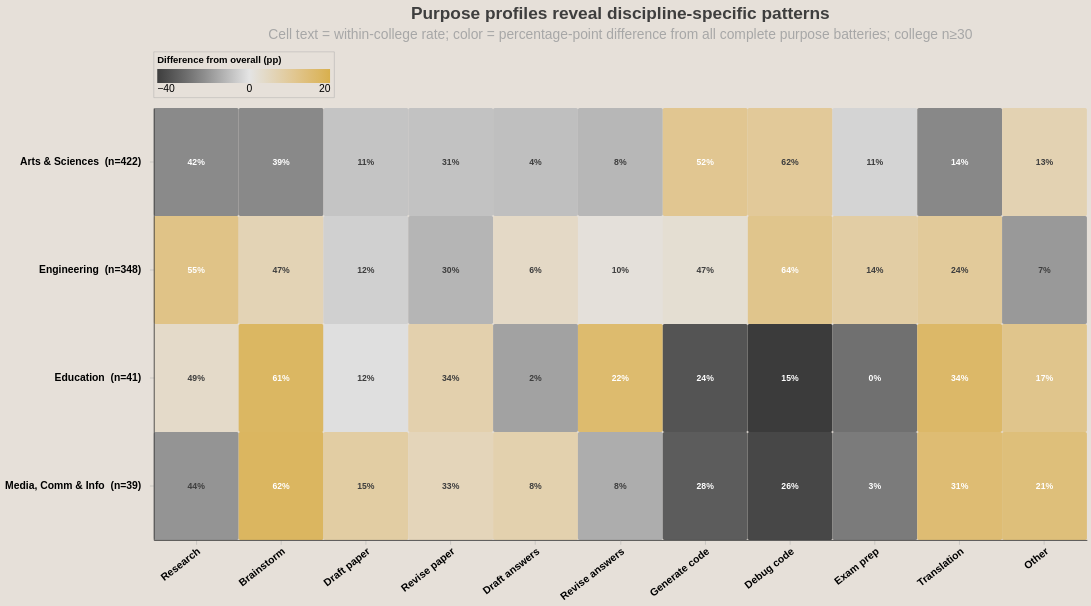

The notebook cell saved with this chart:
### Code cell
# College-by-purpose grid. Display rates and color the percentage-point difference from
# the institution-wide purpose rate. Suppress college bases below 30.
college_bases = purpose_base.groupby("COLLEGE_NAME1").size()
eligible_colleges = college_bases.loc[college_bases.ge(30)].index

college_purpose = (
    purpose_long.loc[purpose_long["COLLEGE_NAME1"].isin(eligible_colleges)]
    .groupby(["COLLEGE_NAME1", "code", "PurposeShort"], observed=True)
    .agg(Selected=("Selected", "sum"), Base=("Selected", "size"))
    .reset_index()
)
college_purpose["Percent"] = 100 * college_purpose["Selected"] / college_purpose["Base"]

institution_purpose = purpose_long.groupby("code", observed=True)["Selected"].mean().mul(100)
college_purpose["Overall"] = college_purpose["code"].map(institution_purpose)
college_purpose["Delta"] = college_purpose["Percent"] - college_purpose["Overall"]
college_purpose["RateLabel"] = college_purpose["Percent"].map(lambda value: f"{value:.0f}%")
college_purpose["College"] = college_purpose["COLLEGE_NAME1"].map(COLLEGE_SHORT)
college_purpose["CollegeLabel"] = college_purpose.apply(
    lambda row: f"{row['College']}  (n={row['Base']:,})", axis=1
)

purpose_short_order = [PURPOSE_SHORT[code] for code in PURPOSE_COLUMNS]
college_order = (
    college_bases.loc[eligible_colleges]
    .sort_values(ascending=False)
    .index.to_series()
    .map(COLLEGE_SHORT)
    .tolist()
)
college_label_order = [
    f"{college}  (n={int(college_bases.loc[name]):,})"
    for name, college in zip(
        college_bases.loc[eligible_colleges].sort_values(ascending=False).index,
        college_order,
    )
]

heatmap = (
    alt.Chart(college_purpose)
    .mark_rect(cornerRadius=2)
    .encode(
        x=alt.X(
            "PurposeShort:N",
            sort=purpose_short_order,
            title=None,
            axis=alt.Axis(labelAngle=-38, labelAlign="right"),
        ),
        y=alt.Y("CollegeLabel:N", sort=college_label_order, title=None),
        color=alt.Color(
            "Delta:Q",
            scale=alt.Scale(
                type="symlog",
                domain=[-40, 25],
                domainMid=0,
                range=[CU_BLACK,  "#E4E4E4",  CU_GOLD],
            ),
            legend=alt.Legend(title="Difference from overall (pp)"),
        ),
        tooltip=[
            alt.Tooltip("College:N"),
            alt.Tooltip("PurposeShort:N", title="Purpose"),
            "Selected:Q",
            "Base:Q",
            alt.Tooltip("Percent:Q", format=".1f", title="College percent"),
            alt.Tooltip("Overall:Q", format=".1f", title="Overall percent"),
            alt.Tooltip("Delta:Q", format="+.1f", title="Difference (pp)"),
        ],
    )
)
heatmap_text = (
    alt.Chart(college_purpose)
    .mark_text(fontSize=10, fontWeight="bold")
    .encode(
        x=alt.X("PurposeShort:N", sort=purpose_short_order),
        y=alt.Y("CollegeLabel:N", sort=college_label_order),
        text="RateLabel:N",
        color=alt.condition(
            "abs(datum.Delta) >= 5",
            alt.value("white"),
            alt.value(CU_BLACK),
        ),
    )
)

college_purpose_chart = style_chart(
    (heatmap + heatmap_text).properties(
        width=1080,
        height=500,
        title=alt.Title(
            "Purpose profiles reveal discipline-specific patterns",
            subtitle="Cell text = within-college rate; color = percentage-point difference from all complete purpose batteries; college n≥30",
        ),
    )
)
college_purpose_chart

### Figure 1 — Vega-Lite specification as saved in the notebook (floating-point values rounded to 4 significant figures)
{"config": {"view": {"continuousWidth": 300, "continuousHeight": 300, "stroke": null}, "axis": {"domain": true, "domainColor": "#3E3E3E", "domainWidth": 1, "gridColor": "#D9D9D9", "gridOpacity": 0.5, "labelFont": "Arial", "labelFontSize": 12, "labelFontWeight": 600, "tickColor": "#A7A7A7", "tickWidth": 0.5, "ticks": true, "titleFont": "Arial", "titleFontSize": 14, "titleFontWeight": "bold"}, "axisX": {"orient": "bottom"}, "axisY": {"labelLimit": 500, "labelPadding": 10, "orient": "left"}, "background": "#E6E0D9", "legend": {"direction": "horizontal", "fillColor": "#E6E0D9", "labelFont": "Arial", "labelFontSize": 12, "offset": 12, "orient": "top", "padding": 4, "strokeColor": "#A7A7A7", "strokeWidth": 0.5, "symbolSize": 150, "title": null}, "title": {"align": "center", "anchor": "middle", "color": "#3E3E3E", "font": "Arial", "fontSize": 20, "fontWeight": "bolder", "frame": "group", "offset": 12, "subtitleColor": "#A7A7A7", "subtitleFont": "Arial", "subtitleFontSize": 16, "subtitlePadding": 6}}, "layer": [{"mark": {"type": "rect", "cornerRadius": 2}, "encoding": {"color": {"field": "Delta", "legend": {"title": "Difference from overall (pp)"}, "scale": {"domain": [-40, 25], "domainMid": 0, "range": ["#3E3E3E", "#E4E4E4", "#D8B04D"], "type": "symlog"}, "type": "quantitative"}, "tooltip": [{"field": "College", "type": "nominal"}, {"field": "PurposeShort", "title": "Purpose", "type": "nominal"}, {"field": "Selected", "type": "quantitative"}, {"field": "Base", "type": "quantitative"}, {"field": "Percent", "format": ".1f", "title": "College percent", "type": "quantitative"}, {"field": "Overall", "format": ".1f", "title": "Overall percent", "type": "quantitative"}, {"field": "Delta", "format": "+.1f", "title": "Difference (pp)", "type": "quantitative"}], "x": {"axis": {"labelAlign": "right", "labelAngle": -38}, "field": "PurposeShort", "sort": ["Research", "Brainstorm", "Draft paper", "Revise paper", "Draft answers", "Revise answers", "Generate code", "Debug code", "Exam prep", "Translation", "Other"], "title": null, "type": "nominal"}, "y": {"field": "CollegeLabel", "sort": ["Arts & Sciences  (n=422)", "Engineering  (n=348)", "Education  (n=41)", "Media, Comm & Info  (n=39)"], "title": null, "type": "nominal"}}}, {"mark": {"type": "text", "fontSize": 10, "fontWeight": "bold"}, "encoding": {"color": {"condition": {"test": "abs(datum.Delta) >= 5", "value": "white"}, "value": "#3E3E3E"}, "text": {"field": "RateLabel", "type": "nominal"}, "x": {"field": "PurposeShort", "sort": ["Research", "Brainstorm", "Draft paper", "Revise paper", "Draft answers", "Revise answers", "Generate code", "Debug code", "Exam prep", "Translation", "Other"], "type": "nominal"}, "y": {"field": "CollegeLabel", "sort": ["Arts & Sciences  (n=422)", "Engineering  (n=348)", "Education  (n=41)", "Media, Comm & Info  (n=39)"], "type": "nominal"}}}], "data": {"name": "data-276c8619dbdf36b248bb2a5314e3f5e4"}, "height": 500, "title": {"text": "Purpose profiles reveal discipline-specific patterns", "subtitle": "Cell text = within-college rate; color = percentage-point difference from all complete purpose batteries; college n≥30"}, "width": 1080, "$schema": "https://vega.github.io/schema/vega-lite/v6.4.1.json", "datasets": {"data-276c8619dbdf36b248bb2a5314e3f5e4": [{"COLLEGE_NAME1": "College of Arts & Sciences", "code": "GS1302_GSGGAI_1", "PurposeShort": "Research", "Selected": 178, "Base": 422, "Percent": 42.18, "Overall": 47.97, "Delta": -5.788, "RateLabel": "42%", "College": "Arts & Sciences", "CollegeLabel": "Arts & Sciences  (n=422)"}, {"COLLEGE_NAME1": "College of Arts & Sciences", "code": "GS1302_GSGGAI_10", "PurposeShort": "Debug code", "Selected": 261, "Base": 422, "Percent": 61.85, "Overall": 57.67, "Delta": 4.173, "RateLabel": "62%", "College": "Arts & Sciences", "CollegeLabel": "Arts & Sciences  (n=422)"}, {"COLLEGE_NAME1": "College of Arts & Sciences", "code": "GS1302_GSGGAI_11", "PurposeShort": "Exam prep", "Selected": 45, "Base": 422, "Percent": 10.66, "Overall": 11.06, "Delta": -0.3974, "RateLabel": "11%", "College": "Arts & Sciences", "CollegeLabel": "Arts & Sciences  (n=422)"}, {"COLLEGE_NAME1": "College of Arts & Sciences", "code": "GS1302_GSGGAI_12", "PurposeShort": "Translation", "Selected": 59, "Base": 422, "Percent": 13.98, "Overall": 20.09, "Delta": -6.109, "RateLabel": "14%", "College": "Arts & Sciences", "CollegeLabel": "Arts & Sciences  (n=422)"}, {"COLLEGE_NAME1": "College of Arts & Sciences", "code": "GS1302_GSGGAI_4", "PurposeShort": "Brainstorm", "Selected": 165, "Base": 422, "Percent": 39.1, "Overall": 45.03, "Delta": -5.934, "RateLabel": "39%", "College": "Arts & Sciences", "CollegeLabel": "Arts & Sciences  (n=422)"}, {"COLLEGE_NAME1": "College of Arts & Sciences", "code": "GS1302_GSGGAI_5", "PurposeShort": "Draft paper", "Selected": 48, "Base": 422, "Percent": 11.37, "Overall": 12.3, "Delta": -0.9281, "RateLabel": "11%", "College": "Arts & Sciences", "CollegeLabel": "Arts & Sciences  (n=422)"}, {"COLLEGE_NAME1": "College of Arts & Sciences", "code": "GS1302_GSGGAI_6", "PurposeShort": "Revise paper", "Selected": 130, "Base": 422, "Percent": 30.81, "Overall": 31.83, "Delta": -1.023, "RateLabel": "31%", "College": "Arts & Sciences", "CollegeLabel": "Arts & Sciences  (n=422)"}, {"COLLEGE_NAME1": "College of Arts & Sciences", "code": "GS1302_GSGGAI_7", "PurposeShort": "Draft answers", "Selected": 18, "Base": 422, "Percent": 4.265, "Overall": 5.418, "Delta": -1.152, "RateLabel": "4%", "College": "Arts & Sciences", "CollegeLabel": "Arts & Sciences  (n=422)"}, {"COLLEGE_NAME1": "College of Arts & Sciences", "code": "GS1302_GSGGAI_8", "PurposeShort": "Revise answers", "Selected": 35, "Base": 422, "Percent": 8.294, "Overall": 9.819, "Delta": -1.526, "RateLabel": "8%", "College": "Arts & Sciences", "CollegeLabel": "Arts & Sciences  (n=422)"}, {"COLLEGE_NAME1": "College of Arts & Sciences", "code": "GS1302_GSGGAI_9", "PurposeShort": "Generate code", "Selected": 220, "Base": 422, "Percent": 52.13, "Overall": 46.95, "Delta": 5.18, "RateLabel": "52%", "College": "Arts & Sciences", "CollegeLabel": "Arts & Sciences  (n=422)"}, {"COLLEGE_NAME1": "College of Arts & Sciences", "code": "GS1302_GSGGAI_999", "PurposeShort": "Other", "Selected": 56, "Base": 422, "Percent": 13.27, "Overall": 11.29, "Delta": 1.983, "RateLabel": "13%", "College": "Arts & Sciences", "CollegeLabel": "Arts & Sciences  (n=422)"}, {"COLLEGE_NAME1": "College of Engr & Applied Sci", "code": "GS1302_GSGGAI_1", "PurposeShort": "Research", "Selected": 190, "Base": 348, "Percent": 54.6, "Overall": 47.97, "Delta": 6.629, "RateLabel": "55%", "College": "Engineering", "CollegeLabel": "Engineering  (n=348)"}, {"COLLEGE_NAME1": "College of Engr & Applied Sci", "code": "GS1302_GSGGAI_10", "PurposeShort": "Debug code", "Selected": 221, "Base": 348, "Percent": 63.51, "Overall": 57.67, "Delta": 5.831, "RateLabel": "64%", "College": "Engineering", "CollegeLabel": "Engineering  (n=348)"}, {"COLLEGE_NAME1": "College of Engr & Applied Sci", "code": "GS1302_GSGGAI_11", "PurposeShort": "Exam prep", "Selected": 49, "Base": 348, "Percent": 14.08, "Overall": 11.06, "Delta": 3.02, "RateLabel": "14%", "College": "Engineering", "CollegeLabel": "Engineering  (n=348)"}, {"COLLEGE_NAME1": "College of Engr & Applied Sci", "code": "GS1302_GSGGAI_12", "PurposeShort": "Translation", "Selected": 84, "Base": 348, "Percent": 24.14, "Overall": 20.09, "Delta": 4.048, "RateLabel": "24%", "College": "Engineering", "CollegeLabel": "Engineering  (n=348)"}, {"COLLEGE_NAME1": "College of Engr & Applied Sci", "code": "GS1302_GSGGAI_4", "PurposeShort": "Brainstorm", "Selected": 163, "Base": 348, "Percent": 46.84, "Overall": 45.03, "Delta": 1.805, "RateLabel": "47%", "College": "Engineering", "CollegeLabel": "Engineering  (n=348)"}, {"COLLEGE_NAME1": "College of Engr & Applied Sci", "code": "GS1302_GSGGAI_5", "PurposeShort": "Draft paper", "Selected": 41, "Base": 348, "Percent": 11.78, "Overall": 12.3, "Delta": -0.5209, "RateLabel": "12%", "College": "Engineering", "CollegeLabel": "Engineering  (n=348)"}, {"COLLEGE_NAME1": "College of Engr & Applied Sci", "code": "GS1302_GSGGAI_6", "PurposeShort": "Revise paper", "Selected": 105, "Base": 348, "Percent": 30.17, "Overall": 31.83, "Delta": -1.656, "RateLabel": "30%", "College": "Engineering", "CollegeLabel": "Engineering  (n=348)"}, {"COLLEGE_NAME1": "College of Engr & Applied Sci", "code": "GS1302_GSGGAI_7", "PurposeShort": "Draft answers", "Selected": 22, "Base": 348, "Percent": 6.322, "Overall": 5.418, "Delta": 0.9042, "RateLabel": "6%", "College": "Engineering", "CollegeLabel": "Engineering  (n=348)"}, {"COLLEGE_NAME1": "College of Engr & Applied Sci", "code": "GS1302_GSGGAI_8", "PurposeShort": "Revise answers", "Selected": 35, "Base": 348, "Percent": 10.06, "Overall": 9.819, "Delta": 0.2381, "RateLabel": "10%", "College": "Engineering", "CollegeLabel": "Engineering  (n=348)"}, {"COLLEGE_NAME1": "College of Engr & Applied Sci", "code": "GS1302_GSGGAI_9", "PurposeShort": "Generate code", "Selected": 165, "Base": 348, "Percent": 47.41, "Overall": 46.95, "Delta": 0.4612, "RateLabel": "47%", "College": "Engineering", "CollegeLabel": "Engineering  (n=348)"}, {"COLLEGE_NAME1": "College of Engr & Applied Sci", "code": "GS1302_GSGGAI_999", "PurposeShort": "Other", "Selected": 26, "Base": 348, "Percent": 7.471, "Overall": 11.29, "Delta": -3.815, "RateLabel": "7%", "College": "Engineering", "CollegeLabel": "Engineering  (n=348)"}, {"COLLEGE_NAME1": "College of Media, Comm & Info", "code": "GS1302_GSGGAI_1", "PurposeShort": "Research", "Selected": 17, "Base": 39, "Percent": 43.59, "Overall": 47.97, "Delta": -4.379, "RateLabel": "44%", "College": "Media, Comm & Info", "CollegeLabel": "Media, Comm & Info  (n=39)"}, {"COLLEGE_NAME1": "College of Media, Comm & Info", "code": "GS1302_GSGGAI_10", "PurposeShort": "Debug code", "Selected": 10, "Base": 39, "Percent": 25.64, "Overall": 57.67, "Delta": -32.03, "RateLabel": "26%", "College": "Media, Comm & Info", "CollegeLabel": "Media, Comm & Info  (n=39)"}, {"COLLEGE_NAME1": "College of Media, Comm & Info", "code": "GS1302_GSGGAI_11", "PurposeShort": "Exam prep", "Selected": 1, "Base": 39, "Percent": 2.564, "Overall": 11.06, "Delta": -8.497, "RateLabel": "3%", "College": "Media, Comm & Info", "CollegeLabel": "Media, Comm & Info  (n=39)"}, {"COLLEGE_NAME1": "College of Media, Comm & Info", "code": "GS1302_GSGGAI_12", "PurposeShort": "Translation", "Selected": 12, "Base": 39, "Percent": 30.77, "Overall": 20.09, "Delta": 10.68, "RateLabel": "31%", "College": "Media, Comm & Info", "CollegeLabel": "Media, Comm & Info  (n=39)"}, {"COLLEGE_NAME1": "College of Media, Comm & Info", "code": "GS1302_GSGGAI_4", "PurposeShort": "Brainstorm", "Selected": 24, "Base": 39, "Percent": 61.54, "Overall": 45.03, "Delta": 16.5, "RateLabel": "62%", "College": "Media, Comm & Info", "CollegeLabel": "Media, Comm & Info  (n=39)"}, {"COLLEGE_NAME1": "College of Media, Comm & Info", "code": "GS1302_GSGGAI_5", "PurposeShort": "Draft paper", "Selected": 6, "Base": 39, "Percent": 15.38, "Overall": 12.3, "Delta": 3.082, "RateLabel": "15%", "College": "Media, Comm & Info", "CollegeLabel": "Media, Comm & Info  (n=39)"}, {"COLLEGE_NAME1": "College of Media, Comm & Info", "code": "GS1302_GSGGAI_6", "PurposeShort": "Revise paper", "Selected": 13, "Base": 39, "Percent": 33.33, "Overall": 31.83, "Delta": 1.505, "RateLabel": "33%", "College": "Media, Comm & Info", "CollegeLabel": "Media, Comm & Info  (n=39)"}, {"COLLEGE_NAME1": "College of Media, Comm & Info", "code": "GS1302_GSGGAI_7", "PurposeShort": "Draft answers", "Selected": 3, "Base": 39, "Percent": 7.692, "Overall": 5.418, "Delta": 2.275, "RateLabel": "8%", "College": "Media, Comm & Info", "CollegeLabel": "Media, Comm & Info  (n=39)"}, {"COLLEGE_NAME1": "College of Media, Comm & Info", "code": "GS1302_GSGGAI_8", "PurposeShort": "Revise answers", "Selected": 3, "Base": 39, "Percent": 7.692, "Overall": 9.819, "Delta": -2.127, "RateLabel": "8%", "College": "Media, Comm & Info", "CollegeLabel": "Media, Comm & Info  (n=39)"}, {"COLLEGE_NAME1": "College of Media, Comm & Info", "code": "GS1302_GSGGAI_9", "PurposeShort": "Generate code", "Selected": 11, "Base": 39, "Percent": 28.21, "Overall": 46.95, "Delta": -18.75, "RateLabel": "28%", "College": "Media, Comm & Info", "CollegeLabel": "Media, Comm & Info  (n=39)"}, {"COLLEGE_NAME1": "College of Media, Comm & Info", "code": "GS1302_GSGGAI_999", "PurposeShort": "Other", "Selected": 8, "Base": 39, "Percent": 20.51, "Overall": 11.29, "Delta": 9.226, "RateLabel": "21%", "College": "Media, Comm & Info", "CollegeLabel": "Media, Comm & Info  (n=39)"}, {"COLLEGE_NAME1": "School of Education", "code": "GS1302_GSGGAI_1", "PurposeShort": "Research", "Selected": 20, "Base": 41, "Percent": 48.78, "Overall": 47.97, "Delta": 0.8121, "RateLabel": "49%", "College": "Education", "CollegeLabel": "Education  (n=41)"}, {"COLLEGE_NAME1": "School of Education", "code": "GS1302_GSGGAI_10", "PurposeShort": "Debug code", "Selected": 6, "Base": 41, "Percent": 14.63, "Overall": 57.67, "Delta": -43.04, "RateLabel": "15%", "College": "Education", "CollegeLabel": "Education  (n=41)"}, {"COLLEGE_NAME1": "School of Education", "code": "GS1302_GSGGAI_11", "PurposeShort": "Exam prep", "Selected": 0, "Base": 41, "Percent": 0.0, "Overall": 11.06, "Delta": -11.06, "RateLabel": "0%", "College": "Education", "CollegeLabel": "Education  (n=41)"}, {"COLLEGE_NAME1": "School of Education", "code": "GS1302_GSGGAI_12", "PurposeShort": "Translation", "Selected": 14, "Base": 41, "Percent": 34.15, "Overall": 20.09, "Delta": 14.06, "RateLabel": "34%", "College": "Education", "CollegeLabel": "Education  (n=41)"}, {"COLLEGE_NAME1": "School of Education", "code": "GS1302_GSGGAI_4", "PurposeShort": "Brainstorm", "Selected": 25, "Base": 41, "Percent": 60.98, "Overall": 45.03, "Delta": 15.94, "RateLabel": "61%", "College": "Education", "CollegeLabel": "Education  (n=41)"}, {"COLLEGE_NAME1": "School of Education", "code": "GS1302_GSGGAI_5", "PurposeShort": "Draft paper", "Selected": 5, "Base": 41, "Percent": 12.2, "Overall": 12.3, "Delta": -0.1074, "RateLabel": "12%", "College": "Education", "CollegeLabel": "Education  (n=41)"}, {"COLLEGE_NAME1": "School of Education", "code": "GS1302_GSGGAI_6", "PurposeShort": "Revise paper", "Selected": 14, "Base": 41, "Percent": 34.15, "Overall": 31.83, "Delta": 2.318, "RateLabel": "34%", "College": "Education", "CollegeLabel": "Education  (n=41)"}, {"COLLEGE_NAME1": "School of Education", "code": "GS1302_GSGGAI_7", "PurposeShort": "Draft answers", "Selected": 1, "Base": 41, "Percent": 2.439, "Overall": 5.418, "Delta": -2.979, "RateLabel": "2%", "College": "Education", "CollegeLabel": "Education  (n=41)"}, {"COLLEGE_NAME1": "School of Education", "code": "GS1302_GSGGAI_8", "PurposeShort": "Revise answers", "Selected": 9, "Base": 41, "Percent": 21.95, "Overall": 9.819, "Delta": 12.13, "RateLabel": "22%", "College": "Education", "CollegeLabel": "Education  (n=41)"}, {"COLLEGE_NAME1": "School of Education", "code": "GS1302_GSGGAI_9", "PurposeShort": "Generate code", "Selected": 10, "Base": 41, "Percent": 24.39, "Overall": 46.95, "Delta": -22.56, "RateLabel": "24%", "College": "Education", "CollegeLabel": "Education  (n=41)"}, {"COLLEGE_NAME1": "School of Education", "code": "GS1302_GSGGAI_999", "PurposeShort": "Other", "Selected": 7, "Base": 41, "Percent": 17.07, "Overall": 11.29, "Delta": 5.786, "RateLabel": "17%", "College": "Education", "CollegeLabel": "Education  (n=41)"}]}}
